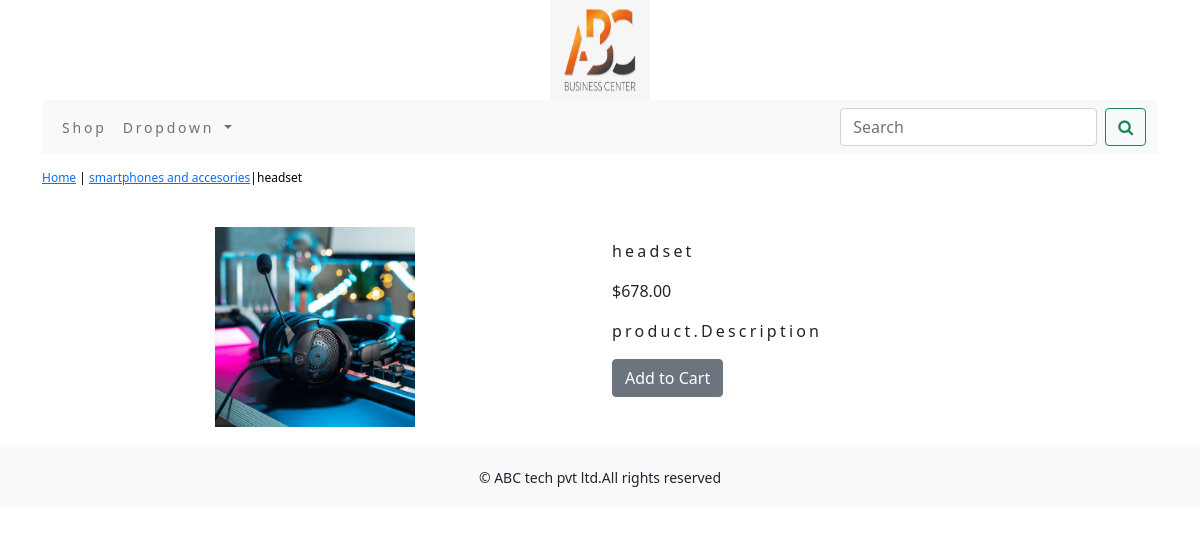
Page /shop/smartphones-and-accesories/headset/ on the committed database.
### shop/models.py (models this page shows, shortened)
class Product(models.Model):
    name=models.CharField(max_length=250,unique=True)
    slug=models.SlugField(max_length=250,unique=True)
    description=models.TextField(blank=True)
    price=models.DecimalField(max_digits=10,decimal_places=2)
    category=models.ForeignKey(Category,on_delete=models.CASCADE)
    image=models.ImageField(upload_to='product',blank=True)
    stock=models.IntegerField()
    available=models.BooleanField(default=True)
    created=models.DateTimeField(auto_now_add=True)
    updated=models.DateTimeField(auto_now=True)
    class Meta:
        ordering=('name',)
        verbose_name='product'
        verbose_name_plural='products'

class Category(models.Model):
    name=models.CharField(max_length=250,unique=True)
    slug=models.SlugField(max_length=250,unique=True)
    description=models.TextField(blank=True)
    image=models.ImageField(upload_to='category',blank=True)
    class Meta:
        ordering=('name',)
        verbose_name='category'
        verbose_name_plural='categories'
    def __str__(self):
        return '{}'.format(self.name)

### shop/views.py (the view)
# urls.py: path('<slug:c_slug>/<slug:product_slug>/',views.proDetail,name='prodCatdetail'),
def proDetail(request,c_slug,product_slug):
    try:
        product=Product.objects.get(category__slug=c_slug,slug=product_slug)
    except Exception as e:
        raise e
    return render(request,'product.html',{'product':product})

### cart/context_processors.py (called while the page is built)
def counter(request):
    item_count = 0
    if 'admin' in request.path:
        return {}
    else:
        try:
            cart=Cart.objects.filter(cart_id=_cart_id(request))
            cart_items=CartItem.objects.all().filter(cart=cart[:1])
            for cart_item in cart_items:
                item_count += cart_item.quantity
        except Cart.DoesNotExist:
            item_count = 0
    return dict(item_count=item_count)

### cart/views.py (called while the page is built)
def _cart_id(request):
    cart = request.session.session_key
    if not cart:
        cart = request.session.create()
    return cart

### shop/context_processors.py (called while the page is built)
def menu_links(request):
    links=Category.objects.all()
    return dict(links=links)

### templates/product.html (shortened to what this page needs)
{% extends 'base.html' %}
{% load static %}
{% block content %}
<div class="row my_prod_row_class">
    <div class="mx_auto">
        <p><a href="{% url 'shop:allProdCat' %}">Home</a> | <a href="{{products.category.get_url}}">{{product.category}}</a>|{{product.name}}</p>
    </div>
<div class="container">
<br>
<div class="row">
    <div class="col-12 col-sm-12 col-md-12 col-lg-6 text-center">
        <div style="min-width:18rem">
            <img src="{{product.image.url}}" alt="{{product.name}}" width="200px" height="200px">
        </div>
    </div>
    <div class="col-12 col-sm-12 col-md-12 col-lg-6">
        <div>
        <h1 class="my_prod_title">{{product.name}}</h1>
        <p>${{product.price}}</p>
        <p class="my_title">product.Description</p>
        {% if product.stock <= 0 %}
        <p class="text-justify my_prod_text"><b>Out of stock</b></p>
        {% else %}
        <a class="btn btn-secondary" href="{% url 'cart:add_cart' product.id %}">Add to Cart</a>
        </div>
 {% endif %}
    </div>
</div>
</div>
</div>
{% endblock %}

### static/css/custom.css (style rules this page uses)
body { font-family: 'Poppins', sans-serif; }
.my_title { font-size : 16px; text_transform : uppercase; letter-spacing : .2em; }
.my_prod_row_class { padding-top : 15px; padding-bottom : 20px; }
.my_prod_row_class .mx_auto { color : #000; font-size : 12px; text-decoration : none; }
.my_prod_title { font-size : 16px; text_transform : uppercase; letter-spacing : .2em; padding-top : 15px; padding-bottom : 10px; }

### rows in the picture
Product: category "smartphones and accesories", name "headset", image (picture), price "678.00"
